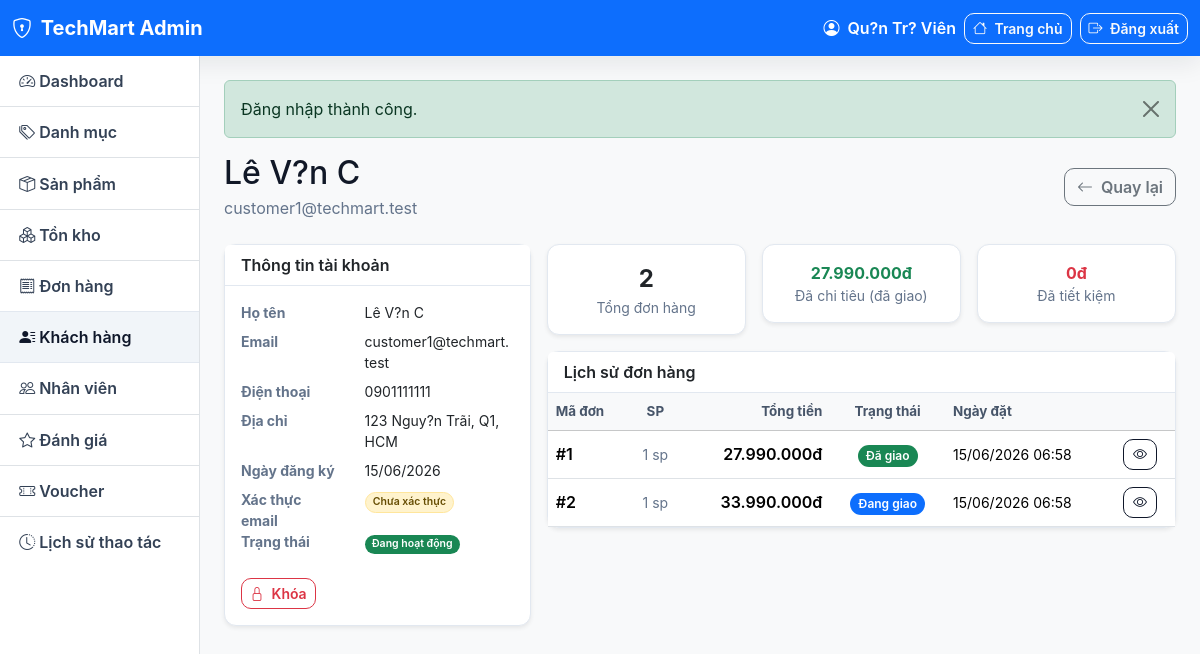
Screenshot of /admin/customers/4 (signed in) with the database file from the repository.
### tables this page shows
CREATE TABLE users (
    id            INT UNSIGNED AUTO_INCREMENT PRIMARY KEY,
    username      VARCHAR(100) NOT NULL UNIQUE,
    email         VARCHAR(150) NOT NULL UNIQUE,
    password_hash VARCHAR(255) NOT NULL,
    full_name     VARCHAR(100) NOT NULL,
    phone         VARCHAR(20)  DEFAULT '',
    address       TEXT,
    role          ENUM('customer', 'staff', 'admin') NOT NULL DEFAULT 'customer',
    status        ENUM('active', 'locked')           NOT NULL DEFAULT 'active',
    email_verified_at TIMESTAMP NULL DEFAULT NULL,
    email_verification_token VARCHAR(64) DEFAULT NULL,
    email_verification_sent_at TIMESTAMP NULL DEFAULT NULL,
    password_reset_token VARCHAR(64) DEFAULT NULL,
    password_reset_expires_at TIMESTAMP NULL DEFAULT NULL,
    password_reset_sent_at TIMESTAMP NULL DEFAULT NULL,
    created_at    TIMESTAMP DEFAULT CURRENT_TIMESTAMP,
    updated_at    TIMESTAMP DEFAULT CURRENT_TIMESTAMP ON UPDATE CURRENT_TIMESTAMP,
    INDEX idx_role_status (role, status),
    INDEX idx_email_verification_token (email_verification_token),
    INDEX idx_password_reset_token (password_reset_token)
);

CREATE TABLE orders (
    id               INT UNSIGNED AUTO_INCREMENT PRIMARY KEY,
    user_id          INT UNSIGNED NOT NULL,
    total_amount     DECIMAL(12, 2) NOT NULL DEFAULT 0,
    voucher_id       INT UNSIGNED DEFAULT NULL,
    discount_amount  DECIMAL(12, 2) NOT NULL DEFAULT 0,
    status           ENUM('pending','confirmed','shipping','delivered','cancelled') NOT NULL DEFAULT 'pending',
    shipping_address TEXT NOT NULL,
    payment_method   ENUM('cod', 'bank_transfer', 'e_wallet') NOT NULL DEFAULT 'cod',
    payment_reference_code VARCHAR(40) DEFAULT NULL,
    payment_status   ENUM('unpaid', 'awaiting_review', 'paid', 'refunded') NOT NULL DEFAULT 'unpaid',
    note             TEXT,
    created_at       TIMESTAMP DEFAULT CURRENT_TIMESTAMP,
    updated_at       TIMESTAMP DEFAULT CURRENT_TIMESTAMP ON UPDATE CURRENT_TIMESTAMP,
    FOREIGN KEY (user_id) REFERENCES users(id),
    FOREIGN KEY (voucher_id) REFERENCES vouchers(id) ON DELETE SET NULL,
    INDEX idx_user_status (user_id, status),
    INDEX idx_payment_reference_code (payment_reference_code),
    INDEX idx_payment_status (payment_status)
);

### app/Views/admin/customers/show.php (the view, shortened to what the rows shown need)
<?php
$statusLabels = [
    'pending'   => 'Chờ xử lý',
    'confirmed' => 'Đã xác nhận',
    'shipping'  => 'Đang giao',
    'delivered' => 'Đã giao',
    'cancelled' => 'Đã hủy',
];
$statusBadges = [
    'pending'   => 'bg-warning text-dark',
    'confirmed' => 'bg-info text-dark',
    'shipping'  => 'bg-primary',
    'delivered' => 'bg-success',
    'cancelled' => 'bg-secondary',
];
?>
<div class="d-flex flex-wrap justify-content-between align-items-center gap-3 mb-4">
    <div>
        <h2 class="mb-1"><?= e($customer['full_name']) ?></h2>
        <div class="text-muted"><?= e($customer['email']) ?></div>
    </div>
    <a href="<?= url('/admin/customers') ?>" class="btn btn-outline-secondary">
        <i class="bi bi-arrow-left me-1"></i> Quay lại
    </a>
</div>
<div class="row g-3 mb-4">
    <div class="col-md-4">
        <div class="card shadow-sm h-100">
            <div class="card-header bg-white fw-semibold">Thông tin tài khoản</div>
            <div class="card-body">
                <dl class="row mb-0 small">
                    <dt class="col-5 text-muted">Họ tên</dt>
                    <dd class="col-7"><?= e($customer['full_name']) ?></dd>
                    <dt class="col-5 text-muted">Email</dt>
                    <dd class="col-7"><?= e($customer['email']) ?></dd>
                    <dt class="col-5 text-muted">Điện thoại</dt>
                    <dd class="col-7"><?= e($customer['phone'] ?: '—') ?></dd>
                    <dt class="col-5 text-muted">Địa chỉ</dt>
                    <dd class="col-7"><?= nl2br(e($customer['address'] ?: '—')) ?></dd>
                    <dt class="col-5 text-muted">Ngày đăng ký</dt>
                    <dd class="col-7"><?= e(date('d/m/Y', strtotime((string)$customer['created_at']))) ?></dd>
                    <dt class="col-5 text-muted">Xác thực email</dt>
                    <dd class="col-7">
                        <?php if (!empty($customer['email_verified_at'])): ?>
                            <span class="badge bg-success-subtle text-success border border-success-subtle">Đã xác thực</span>
                        <?php else: ?>
                            <span class="badge bg-warning-subtle text-warning-emphasis border border-warning-subtle">Chưa xác thực</span>
                        <?php endif; ?>
                    </dd>
                    <dt class="col-5 text-muted">Trạng thái</dt>
                    <dd class="col-7">
                        <?php if ($customer['status'] === 'active'): ?>
                            <span class="badge bg-success">Đang hoạt động</span>
                        <?php else: ?>
                            <span class="badge bg-secondary">Đã khóa</span>
                        <?php endif; ?>
                    </dd>
                </dl>
                <div class="d-flex flex-wrap gap-2 mt-3">
                    <?php if ($customer['status'] === 'active'): ?>
                        <form action="<?= url('/admin/customers/' . $customer['id'] . '/lock') ?>"
                              method="post" data-confirm="Khóa tài khoản này?">
                            <button class="btn btn-sm btn-outline-danger">
                                <i class="bi bi-lock me-1"></i> Khóa
                            </button>
                        </form>
                    <?php endif; ?>
                </div>
            </div>
        </div>
    </div>
    <div class="col-md-8">
        <div class="row g-3 mb-3">
            <div class="col-sm-4">
                <div class="card shadow-sm text-center">
                    <div class="card-body py-3">
                        <div class="fs-4 fw-bold"><?= number_format((int)$stats['order_count']) ?></div>
                        <div class="text-muted small">Tổng đơn hàng</div>
                    </div>
                </div>
            </div>
            <div class="col-sm-4">
                <div class="card shadow-sm text-center">
                    <div class="card-body py-3">
                        <div class="fs-6 fw-bold text-success"><?= format_vnd((float)$stats['total_spent']) ?></div>
                        <div class="text-muted small">Đã chi tiêu (đã giao)</div>
                    </div>
                </div>
            </div>
            <div class="col-sm-4">
                <div class="card shadow-sm text-center">
                    <div class="card-body py-3">
                        <div class="fs-6 fw-bold text-danger"><?= format_vnd((float)$stats['total_savings']) ?></div>
                        <div class="text-muted small">Đã tiết kiệm</div>
                    </div>
                </div>
            </div>
        </div>
        <div class="card shadow-sm">
            <div class="card-header bg-white fw-semibold">Lịch sử đơn hàng</div>
            <div class="card-body p-0">
                <?php if (empty($orders)): ?>
                    <div class="text-center text-muted py-4">Khách hàng chưa có đơn hàng nào.</div>
                <?php else: ?>
                    <table class="table table-hover mb-0 align-middle">
                        <thead class="table-light">
                            <tr>
                                <th>Mã đơn</th>
                                <th class="text-center">SP</th>
                                <th class="text-end">Tổng tiền</th>
                                <th class="text-center">Trạng thái</th>
                                <th>Ngày đặt</th>
                                <th style="width:60px"></th>
                            </tr>
                        </thead>
                        <tbody>
                            <?php foreach ($orders as $order): ?>
                                <tr>
                                    <td class="fw-semibold">#<?= e($order['id']) ?></td>
                                    <td class="text-center text-muted small">
                                        <?= number_format((int)$order['total_quantity']) ?> sp
                                    </td>
                                    <td class="text-end fw-semibold">
                                        <?= format_vnd((float)$order['total_amount']) ?>
                                    </td>
                                    <td class="text-center">
                                        <span class="badge <?= e($statusBadges[$order['status']] ?? 'bg-secondary') ?>">
                                            <?= e($statusLabels[$order['status']] ?? $order['status']) ?>
                                        </span>
                                    </td>
                                    <td class="small"><?= e(date('d/m/Y H:i', strtotime((string)$order['created_at']))) ?></td>
                                    <td>
                                        <a href="<?= url('/admin/orders/' . $order['id']) ?>"
                                           class="btn btn-sm btn-outline-primary" title="Xem chi tiết">
                                            <i class="bi bi-eye"></i>
                                        </a>
                                    </td>
                                </tr>
                            <?php endforeach; ?>
                        </tbody>
                    </table>
                <?php endif; ?>
            </div>
        </div>
    </div>
</div>

### app/Core/Router.php (shortened to what the rows shown need)
<?php
final class Router
{
    private array $routes = [];
    private function add(string $method, string $path, array $handler, ?string $middleware): void
    {
        $pattern = preg_replace('#\{([a-z_][a-z0-9_]*)\}#i', '(?P<$1>[^/]+)', $path);
        $pattern = '#^' . $pattern . '$#';
        $this->routes[] = [
            'method'     => $method,
            'pattern'    => $pattern,
            'handler'    => $handler,
            'middleware' => $middleware,
        ];
    }
    public function dispatch(): void
    {
        $method = $_SERVER['REQUEST_METHOD'] ?? 'GET';
        $uri    = parse_url($_SERVER['REQUEST_URI'] ?? '/', PHP_URL_PATH) ?? '/';
        $base = $this->detectBasePath();
if ($base !== '' && $base !== '/' && str_starts_with($uri, $base)) {
    $uri = substr($uri, strlen($base));
}
$uri = '/' . ltrim($uri, '/');
        foreach ($this->routes as $route) {
            if ($route['method'] !== $method) {
                continue;
            }
            if (!preg_match($route['pattern'], $uri, $matches)) {
                continue;
            }
            $params = array_filter(
                $matches,
                static fn($k) => !is_int($k),
                ARRAY_FILTER_USE_KEY
            );
            [$class, $method2] = $route['handler'];
            $controller = new $class();
            call_user_func_array([$controller, $method2], array_values($params));
            return;
        }
    }
    private function detectBasePath(): string
    {
        $script = $_SERVER['SCRIPT_NAME'] ?? '';
        $dir = str_replace('\\', '/', dirname($script));
        $dir = preg_replace('#/public$#', '', $dir);
        return rtrim($dir, '/');
    }
}

### rows the page displays
users: full_name "Lê V?n C", email "customer1@techmart.test", phone "0901111111", address "123 Nguy?n Trãi, Q1, HCM", created_at "15/06/2026", status "active" (drawn)
orders: id "1", total_quantity "1", total_amount "27.990.000đ", status "Đã giao", created_at "15/06/2026 06:58"
orders: id "2", total_quantity "1", total_amount "33.990.000đ", status "Đang giao", created_at "15/06/2026 06:58"

### other values shown
$label "Dashboard"
$label "Danh mục"
$label "Sản phẩm"
$label "Tồn kho"
$label "Đơn hàng"
$label "Khách hàng"
$label "Nhân viên"
$label "Đánh giá"
$label "Voucher"
$label "Lịch sử thao tác"
$msg "Đăng nhập thành công."
$stats['order_count'] "2"
format_vnd((float)$stats['total_spent']) "27.990.000đ"
format_vnd((float)$stats['total_savings']) "0đ"
